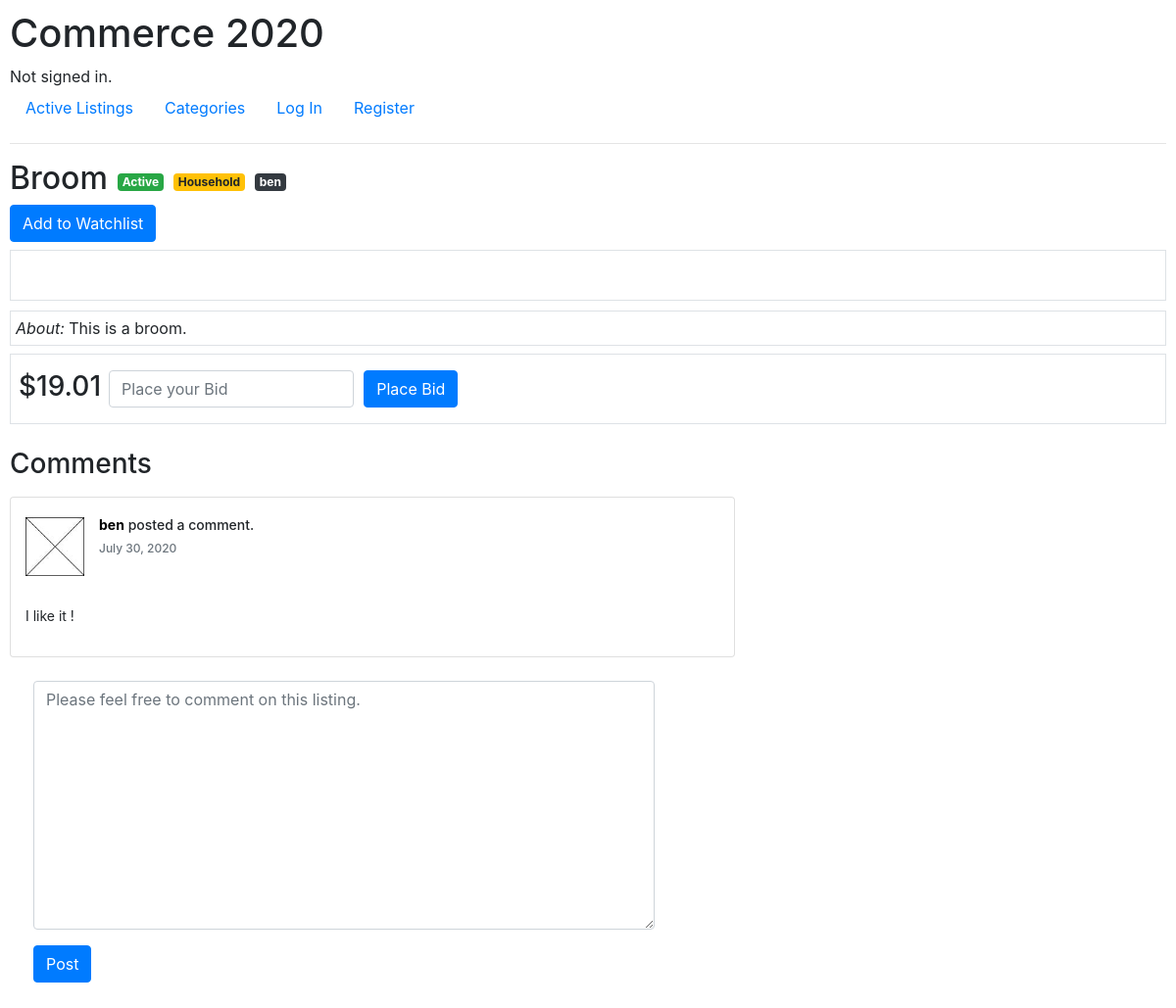
Page /listings/1 on the committed database.
### auctions/models.py (models this page shows, shortened)
class Listing(models.Model):
    title = models.CharField(max_length=64, unique=True)
    description = models.CharField(max_length=512)
    imgurl = models.CharField(max_length=128)
    start_price = models.DecimalField(max_digits=12, decimal_places=2)
    closed = models.BooleanField(default=False, editable=False)
    bids = models.ManyToManyField('Bid', blank=True, related_name='listing_bids')
    user = models.ForeignKey(User, on_delete=models.CASCADE, null=True)
    category = models.ForeignKey(Category, on_delete=models.CASCADE)

class Category(models.Model):
    category = models.CharField(max_length=64)
    def __str__(self):
        return f"{self.category}"

class User(AbstractUser):
    def __str__(self):
        return f"{self.username}"

class Bid(models.Model):
    user = models.ForeignKey(User, on_delete=models.CASCADE)
    bid_price = models.DecimalField(max_digits=12, decimal_places=2)
    listing = models.ForeignKey(Listing, on_delete=models.CASCADE)

class Comment(models.Model):
    user = models.ForeignKey(User, on_delete=models.CASCADE, related_name="commentators")
    listing = models.ForeignKey(Listing, on_delete=models.CASCADE, related_name="commented")
    comment = models.CharField(max_length=1024)
    date_created = models.DateField(blank=True, null=True, editable=False, auto_now_add=True)

### auctions/views.py (the view)
# urls.py: path("listings/<int:listing_id>", views.listings, name="listings"),
def listings(request, listing_id):
    try:
        listing = Listing.objects.get(pk=listing_id)
    except:
        return render(request, "error.html", {
            "error": "404 / Listing doesn't exist."
        })
    try:
        comments = Comment.objects.all().filter(listing__id=listing_id)
    except:
        comments = None
    try:
        watchlist_entry = Watchlist.objects.all().filter(listing__id=listing_id, user__id=request.user.id)
    except:
        watchlist_entry = None
    bid_form = BidForm()
    comment_form = CommentForm()
    context = {
    "listing": listing,
    "bid_form": bid_form,
    "comment_form": comment_form,
    "comments": comments,
    "watchlist_entry": watchlist_entry,
    }
    if request.method == "POST":
        if request.user.is_authenticated:
            if request.POST.get("form_type") == 'place_bid':
                bid_form = BidForm(request.POST)
                if bid_form.is_valid():
                    placed_bid = bid_form.cleaned_data.get('bid_price')
                    try:
                        highest_bid = Listing.objects.get(pk=listing_id).bids.last().bid_price
                    except:
                        highest_bid = 0
                    if placed_bid <= highest_bid or placed_bid <= listing.start_price:
                        bid_form.add_error("bid_price", "Your bid is too low :(")
                        context["bid_form"] = bid_form
                        return render(request, "auctions/listings.html", context)
                    listing_to_update = Listing.objects.get(pk=listing_id)
                    bid_to_add = Bid(user=request.user, listing=listing_to_update, bid_price=placed_bid)
                    bid_to_add.save()
                    listing_to_update.bids.add(bid_to_add)
                    return redirect('auctions:listings', listing_id=listing_id)
            elif request.POST.get("form_type") == "post_comment":
                    comment_form = CommentForm(request.POST)
                    if comment_form.is_valid():
                        form_tmp = comment_form.save(commit=False)
                        form_tmp.user = request.user
                        form_tmp.listing = listing
                        form_tmp.save()
                        return redirect('auctions:listings', listing_id=listing_id)
        else: # if user is not authenticated
            return redirect("auctions:login")
    elif request.method == "GET":
        return render(request, "auctions/listings.html", context)

### auctions/forms.py
class BidForm(forms.ModelForm):
    class Meta:
        model = Bid
        fields = ('bid_price',)
        widgets = {
            'bid_price': forms.NumberInput(attrs={'placeholder': 'Place your Bid'})
        }
        labels = {
            'bid_price': ""
        }

class CommentForm(forms.ModelForm):
    class Meta:
        model = Comment
        fields = ('comment',)
        widgets = {
            'comment': forms.Textarea(attrs={'placeholder': 'Please feel free to comment on this listing.'})
        }
        labels = {
            'comment': "",
        }

### auctions/context_processors.py (called while the page is built)
def get_current_year_to_context(request):
    current_datetime = datetime.datetime.now()
    return {
        'current_year': current_datetime.year
    }

def get_listings_count_to_context(request):
    return {
        "listings_count": Listing.objects.all().count()
    }

### auctions/templates/auctions/listings.html (shortened to what this page needs)
{% extends "auctions/layout.html" %}
{% load static %}
{% load crispy_forms_tags %}
{% block body %}
<div class="d-flex justify-content-start d-flex align-items-center">
    <h2>{{ listing.title }}</h2>
    {% if listing.closed %}
        <span class="badge badge-secondary listing-badge">Closed</span>
    {% else %}
        <span class="badge badge-success listing-badge">Active</span>
    {% endif %}
    <span class="badge badge-warning listing-badge">{{ listing.category }}</span>
    <span class="badge badge-dark listing-badge">{{ listing.user.username }}</span>
</div>
{% if watchlist_entry %}
    <a class="btn btn-secondary" href="{% url 'auctions:watchlist_toggle' listing.id %}">Remove from Watchlist</a>
{% else %}
    <a class="btn btn-primary" href="{% url 'auctions:watchlist_toggle' listing.id %}">Add to Watchlist</a>
{% endif %}
<div class="border mt-2">
</div>
<div class="border listing-description">
    <i>About: </i> {{ listing.description }}
</div>
<div class="d-flex justify-content-start border pt-3 mt-2">
    {% if listing.bids.last %}
    <h3 class="mt-0 mx-2">${{ listing.bids.last.bid_price }}</h3>
    {% else %}
    <h3 class="mt-0 mx-2">${{ listing.start_price }}</h3>
    {% endif %}
    <form action="{% url 'auctions:listings' listing.id %}" method="post">
        <div class="form-row">
            <div class="form-group col-sm-8 mb-0">
                {{ bid_form.bid_price|as_crispy_field }}
            </div>
            <div class="form-group col-sm-4 mb-0">
                <button type="submit" class="btn btn-primary">Place Bid</button>
            </div>
        </div>
    </form>
</div>
<div class='container mt-4 ml-0 pl-0'>
<h3>Comments</h3>
</div>
<div class="container ml-0 pl-0">
    <div class="row">
        <div class="col-8">
            {% if comments %}
                {% for comment in comments %}
                    <div class="card card-white post mt-2">
                        <div class="post-heading">
                            <div class="float-left image">
                                <img src="{% static "auctions/images/portrait.jpg" %}" class="img-circle avatar" alt="user profile image">
                            </div>
                            <div class="float-left meta">
                                <div class="title h5">
                                    <a href="#"><b>{{ comment.user.username }}</b></a>
                                    posted a comment.
                                </div>
                                <h6 class="text-muted time">{{ comment.date_created }}</h6>
                            </div>
                        </div>
                        <div class="post-description">
                            <p>{{ comment.comment }}</p>
                        </div>
                    </div>
                {% endfor %}
            {% else %}
            <p>No comments yet!</p>
            {% endif %}
        </div>
    </div>
</div>
<div class="container-fluid mt-4 ml-0 pl-4">
    <div class="row no-gutters">
        <div class="col-10">
            <form action="{% url 'auctions:listings' listing.id %}" method="post">
                <div class="form">
                    <div class="form-group col-md-8 px-0">
                        {{ comment_form.comment|as_crispy_field }}
                    </div>
                    <div class="form-group col-md-4 px-0">
                        <button type="submit" class="btn btn-primary mt-0">Post</button>
                    </div>
                </div>
            </form>
        </div>
    </div>
</div>
{% endblock %}

### auctions/static/auctions/styles.css (style rules this page uses)
body { padding: 10px; }
.listing-description { margin: 10px 0px 5px 0px; padding: 5px 0 5px 5px; }
.listing-badge { margin: 0 0 0 10px; }
.card-white .h5 { font-size:14px; //font-family: "Helvetica Neue",Helvetica,Arial,sans-serif; }
.card-white .time { font-size:12px; //font-family: "Helvetica Neue",Helvetica,Arial,sans-serif; }
.post .post-heading { height: 95px; padding: 20px 15px; }
.post .post-heading .avatar { width: 60px; height: 60px; display: block; margin-right: 15px; }
.post .post-heading .meta .title { margin-bottom: 0; }
.post .post-heading .meta .title a { color: black; }
.post .post-heading .meta .time { margin-top: 8px; color: #999; }
.post .post-description { padding: 15px; }
.post .post-description p { font-size: 14px; }

### rows in the picture
Listing: title "Broom", category "Household", user.username "ben", description "This is a broom.", bids.last.bid_price "19.01"
Comment: user.username "ben", date_created "July 30, 2020", comment "I like it !"
